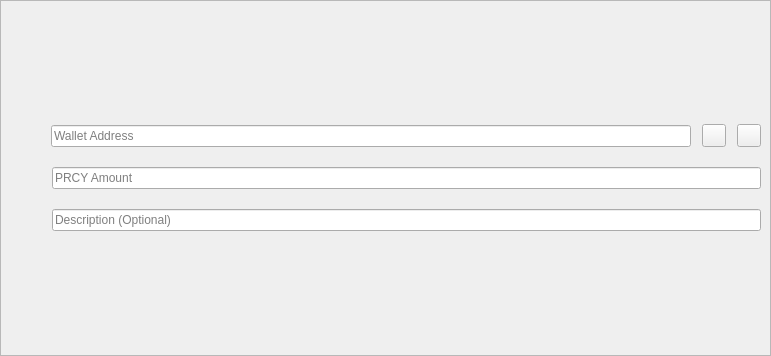
<?xml version="1.0" encoding="UTF-8"?>
<ui version="4.0">
 <class>SendCoinsEntry</class>
 <widget class="QStackedWidget" name="SendCoinsEntry">
  <property name="geometry">
   <rect>
    <x>0</x>
    <y>0</y>
    <width>771</width>
    <height>356</height>
   </rect>
  </property>
  <property name="focusPolicy">
   <enum>Qt::TabFocus</enum>
  </property>
  <property name="autoFillBackground">
   <bool>false</bool>
  </property>
  <widget class="QFrame" name="SendCoins">
   <property name="sizePolicy">
    <sizepolicy hsizetype="Preferred" vsizetype="MinimumExpanding">
     <horstretch>0</horstretch>
     <verstretch>0</verstretch>
    </sizepolicy>
   </property>
   <property name="frameShape">
    <enum>QFrame::StyledPanel</enum>
   </property>
   <property name="frameShadow">
    <enum>QFrame::Sunken</enum>
   </property>
   <layout class="QGridLayout" name="gridLayout">
    <property name="spacing">
     <number>12</number>
    </property>
    <item row="4" column="0" colspan="2">
     <layout class="QVBoxLayout" name="verticalLayout_4">
      <item>
       <layout class="QHBoxLayout" name="horizontalLayout_16" stretch="0,0,0,0">
        <property name="spacing">
         <number>11</number>
        </property>
        <item>
         <widget class="QLabel" name="payToLabel">
          <property name="sizePolicy">
           <sizepolicy hsizetype="Fixed" vsizetype="Fixed">
            <horstretch>0</horstretch>
            <verstretch>0</verstretch>
           </sizepolicy>
          </property>
          <property name="minimumSize">
           <size>
            <width>30</width>
            <height>30</height>
           </size>
          </property>
          <property name="styleSheet">
           <string notr="true">border-image: url(':/icons/qr-code') 0 0 0 0 stretch stretch;</string>
          </property>
          <property name="alignment">
           <set>Qt::AlignRight|Qt::AlignTrailing|Qt::AlignVCenter</set>
          </property>
         </widget>
        </item>
        <item>
         <widget class="QValidatedLineEdit" name="payTo">
          <property name="toolTip">
           <string>PRCY Wallet Address to send to</string>
          </property>
          <property name="placeholderText">
           <string>Wallet Address</string>
          </property>
         </widget>
        </item>
        <item>
         <widget class="QToolButton" name="addressBookButton"/>
        </item>
        <item>
         <widget class="QToolButton" name="deleteButton">
          <property name="toolTip">
           <string>Remove this entry</string>
          </property>
          <property name="text">
           <string/>
          </property>
          <property name="icon">
           <iconset resource="../prcycoin.qrc">
            <normaloff>:/icons/remove</normaloff>:/icons/remove</iconset>
          </property>
         </widget>
        </item>
       </layout>
      </item>
      <item>
       <layout class="QHBoxLayout" name="horizontalLayout_13">
        <item>
         <widget class="QLabel" name="amountLabel">
          <property name="sizePolicy">
           <sizepolicy hsizetype="Fixed" vsizetype="Fixed">
            <horstretch>0</horstretch>
            <verstretch>0</verstretch>
           </sizepolicy>
          </property>
          <property name="minimumSize">
           <size>
            <width>30</width>
            <height>30</height>
           </size>
          </property>
          <property name="styleSheet">
           <string notr="true">border-image: url(':/icons/wallet') 0 0 0 0 stretch stretch;</string>
          </property>
          <property name="text">
           <string/>
          </property>
          <property name="alignment">
           <set>Qt::AlignRight|Qt::AlignTrailing|Qt::AlignVCenter</set>
          </property>
          <property name="buddy">
           <cstring>payAmount</cstring>
          </property>
         </widget>
        </item>
        <item>
         <widget class="QLineEdit" name="payAmount">
          <property name="toolTip">
           <string>Amount of PRCY to send to address above</string>
          </property>
          <property name="placeholderText">
           <string>PRCY Amount</string>
          </property>
         </widget>
        </item>
       </layout>
      </item>
      <item>
       <layout class="QHBoxLayout" name="horizontalLayout_15">
        <item>
         <widget class="QLabel" name="labelLabel">
          <property name="sizePolicy">
           <sizepolicy hsizetype="Fixed" vsizetype="Fixed">
            <horstretch>0</horstretch>
            <verstretch>0</verstretch>
           </sizepolicy>
          </property>
          <property name="minimumSize">
           <size>
            <width>30</width>
            <height>30</height>
           </size>
          </property>
          <property name="styleSheet">
           <string notr="true">border-image: url(':/icons/cashbook') 0 0 0 0 stretch stretch;</string>
          </property>
          <property name="alignment">
           <set>Qt::AlignRight|Qt::AlignTrailing|Qt::AlignVCenter</set>
          </property>
         </widget>
        </item>
        <item>
         <widget class="QLineEdit" name="addAsLabel">
          <property name="toolTip">
           <string>An optional description to attach to the payment</string>
          </property>
          <property name="placeholderText">
           <string>Description (Optional)</string>
          </property>
         </widget>
        </item>
       </layout>
      </item>
     </layout>
    </item>
   </layout>
  </widget>
  <widget class="QFrame" name="SendCoins_InsecurePaymentRequest">
   <property name="autoFillBackground">
    <bool>true</bool>
   </property>
   <layout class="QGridLayout" name="gridLayout_is">
    <property name="spacing">
     <number>12</number>
    </property>
    <item row="0" column="0">
     <widget class="QLabel" name="payToLabel_is">
      <property name="text">
       <string>Pay To:</string>
      </property>
      <property name="alignment">
       <set>Qt::AlignRight|Qt::AlignTrailing|Qt::AlignVCenter</set>
      </property>
     </widget>
    </item>
    <item row="0" column="1">
     <layout class="QHBoxLayout" name="payToLayout_is">
      <property name="spacing">
       <number>0</number>
      </property>
      <item>
       <widget class="QLabel" name="payTo_is"/>
      </item>
      <item>
       <widget class="QToolButton" name="deleteButton_is">
        <property name="toolTip">
         <string>Remove this entry</string>
        </property>
        <property name="text">
         <string/>
        </property>
        <property name="icon">
         <iconset resource="../prcycoin.qrc">
          <normaloff>:/icons/remove</normaloff>:/icons/remove</iconset>
        </property>
       </widget>
      </item>
     </layout>
    </item>
    <item row="1" column="0">
     <widget class="QLabel" name="memoLabel_is">
      <property name="text">
       <string>Memo:</string>
      </property>
      <property name="alignment">
       <set>Qt::AlignRight|Qt::AlignTrailing|Qt::AlignVCenter</set>
      </property>
     </widget>
    </item>
    <item row="1" column="1">
     <widget class="QLabel" name="memoTextLabel_is">
      <property name="textFormat">
       <enum>Qt::PlainText</enum>
      </property>
     </widget>
    </item>
    <item row="2" column="0">
     <widget class="QLabel" name="amountLabel_is">
      <property name="text">
       <string>A&amp;mount:</string>
      </property>
      <property name="alignment">
       <set>Qt::AlignRight|Qt::AlignTrailing|Qt::AlignVCenter</set>
      </property>
      <property name="buddy">
       <cstring>payAmount_is</cstring>
      </property>
     </widget>
    </item>
    <item row="2" column="1">
     <widget class="BitcoinAmountField" name="payAmount_is">
      <property name="acceptDrops">
       <bool>false</bool>
      </property>
     </widget>
    </item>
   </layout>
  </widget>
  <widget class="QFrame" name="SendCoins_SecurePaymentRequest">
   <property name="autoFillBackground">
    <bool>true</bool>
   </property>
   <layout class="QGridLayout" name="gridLayout_s">
    <property name="spacing">
     <number>12</number>
    </property>
    <item row="0" column="0">
     <widget class="QLabel" name="payToLabel_s">
      <property name="text">
       <string>Pay To:</string>
      </property>
      <property name="alignment">
       <set>Qt::AlignRight|Qt::AlignTrailing|Qt::AlignVCenter</set>
      </property>
     </widget>
    </item>
    <item row="0" column="1">
     <layout class="QHBoxLayout" name="payToLayout_s">
      <property name="spacing">
       <number>0</number>
      </property>
      <item>
       <widget class="QLabel" name="payTo_s">
        <property name="textFormat">
         <enum>Qt::PlainText</enum>
        </property>
       </widget>
      </item>
      <item>
       <widget class="QToolButton" name="deleteButton_s">
        <property name="toolTip">
         <string>Remove this entry</string>
        </property>
        <property name="text">
         <string/>
        </property>
        <property name="icon">
         <iconset resource="../prcycoin.qrc">
          <normaloff>:/icons/remove</normaloff>:/icons/remove</iconset>
        </property>
       </widget>
      </item>
     </layout>
    </item>
    <item row="1" column="0">
     <widget class="QLabel" name="memoLabel_s">
      <property name="text">
       <string>Memo:</string>
      </property>
      <property name="alignment">
       <set>Qt::AlignRight|Qt::AlignTrailing|Qt::AlignVCenter</set>
      </property>
     </widget>
    </item>
    <item row="1" column="1">
     <widget class="QLabel" name="memoTextLabel_s">
      <property name="textFormat">
       <enum>Qt::PlainText</enum>
      </property>
     </widget>
    </item>
    <item row="2" column="0">
     <widget class="QLabel" name="amountLabel_s">
      <property name="text">
       <string>A&amp;mount:</string>
      </property>
      <property name="alignment">
       <set>Qt::AlignRight|Qt::AlignTrailing|Qt::AlignVCenter</set>
      </property>
      <property name="buddy">
       <cstring>payAmount_s</cstring>
      </property>
     </widget>
    </item>
    <item row="2" column="1">
     <widget class="BitcoinAmountField" name="payAmount_s">
      <property name="acceptDrops">
       <bool>false</bool>
      </property>
     </widget>
    </item>
   </layout>
  </widget>
 </widget>
 <customwidgets>
  <customwidget>
   <class>QValidatedLineEdit</class>
   <extends>QLineEdit</extends>
   <header>qvalidatedlineedit.h</header>
  </customwidget>
  <customwidget>
   <class>BitcoinAmountField</class>
   <extends>QLineEdit</extends>
   <header>bitcoinamountfield.h</header>
   <container>1</container>
  </customwidget>
 </customwidgets>
 <tabstops>
  <tabstop>payAmount_is</tabstop>
  <tabstop>deleteButton_is</tabstop>
  <tabstop>payAmount_s</tabstop>
  <tabstop>deleteButton_s</tabstop>
 </tabstops>
 <resources>
  <include location="../prcycoin.qrc"/>
 </resources>
 <connections/>
</ui>
